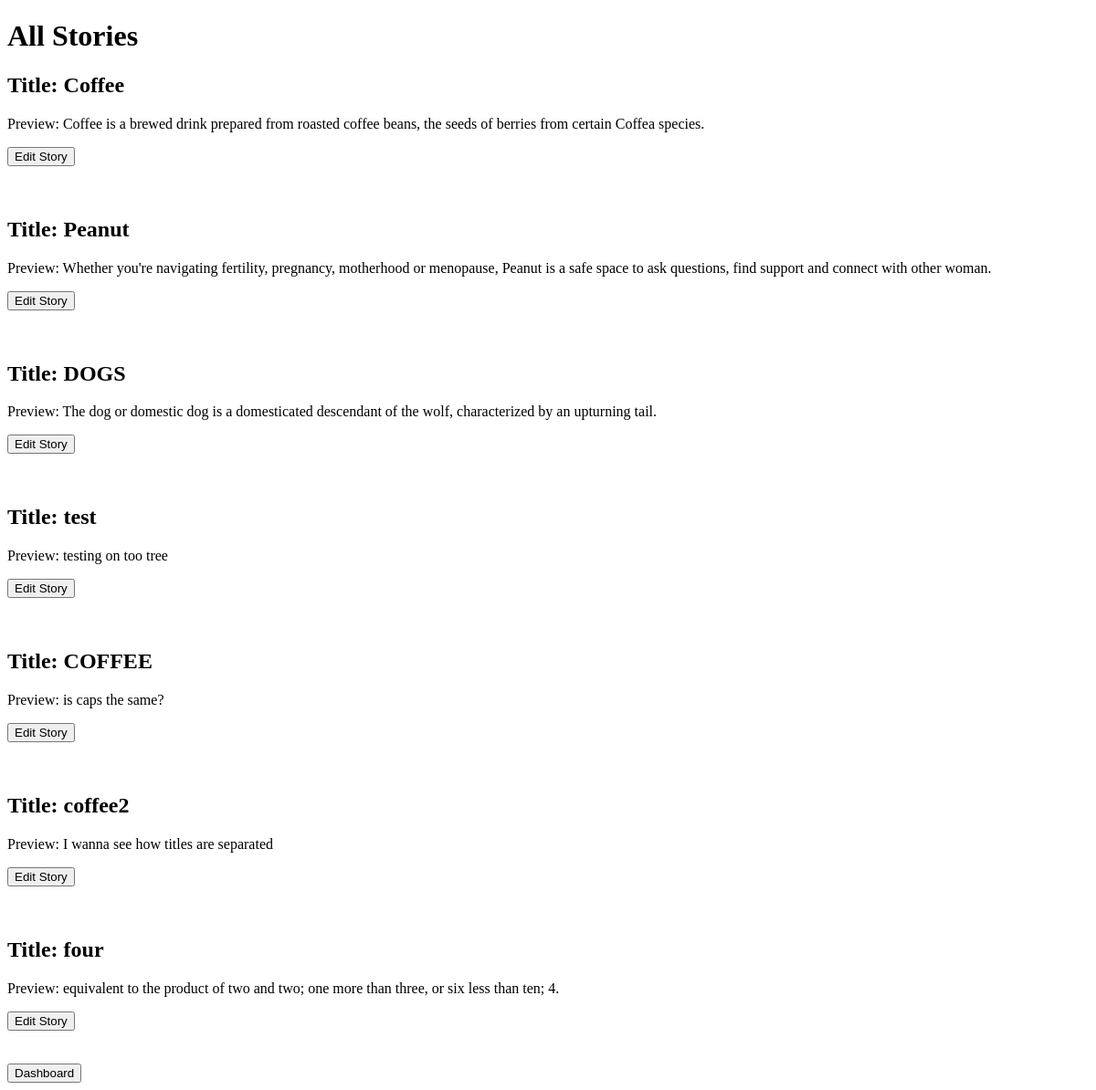
Before: /see_stories with the older database file.
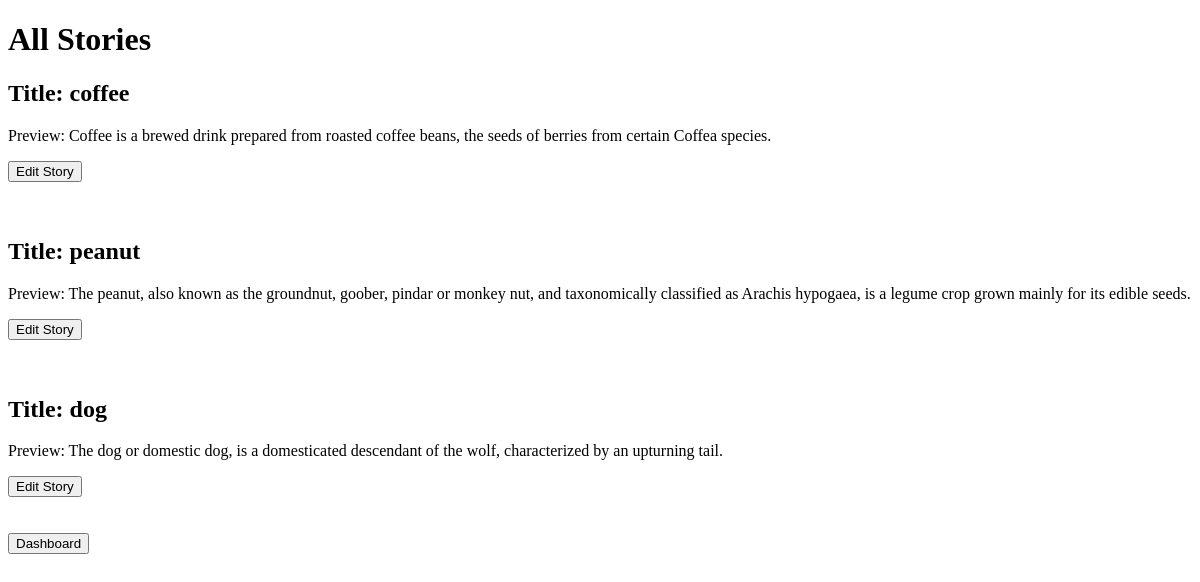
After: the same page with the newer database file.
### tables this page shows
CREATE TABLE stories (name TEXT, latestUpdate TEXT, fullStory TEXT);

### __init__.py (the view)
@app.route("/see_stories")
def see_stories():
    global logged_in_user
    c.execute("SELECT stories FROM users WHERE username != (?)", (logged_in_user,))
    stories_list = c.fetchall()
    stories_string = ""
    for line in stories_list:
        stories_string += line[0] + ","
    clean_stories_list = stories_string.split(",")
    clean_stories_list = [title for title in clean_stories_list if title]
    print(f"stories_string: {stories_string}")
    print(f"clean_stories_list: {clean_stories_list}")
    storiesList = []
    for story in clean_stories_list:
        c.execute("SELECT * FROM stories WHERE name = (?)", (story,))
        row = c.fetchall()
        storiesList.append(row)
    return render_template("see_stories.html", storiesList=storiesList)

### templates/see_stories.html (shortened to what this page needs)
<!DOCTYPE html>
<html>
  <head>
    <h1> All Stories </h1>
  </head>
  <body>
    {% for story_info in storiesList %}
      {% if (story_info != []) %}
        <h2> Title:  {{story_info[0][0]}} </h2>
        <p> Preview: {{story_info[0][1]}} </p>
        <form action="/edit_story" method="POST">
          <input type="submit" value="Edit Story">
        </form>
        <br> </br>
      {% endif %}
    {% endfor %}
    <form action="/dashboard">
      <input type="submit" value="Dashboard">
    </form>
  </body>
</html>

Changed rows visible on the page:
removed stories: name "Peanut", latestUpdate "Whether you're navigating fertility, pregnancy, motherhood or menopause, Peanut is a safe space to ask questions, find support and connect with other woman."
removed stories: name "DOGS", latestUpdate "The dog or domestic dog is a domesticated descendant of the wolf, characterized by an upturning tail."
removed stories: name "test", latestUpdate "testing on too tree"
removed stories: name "COFFEE", latestUpdate "is caps the same?"
removed stories: name "coffee2", latestUpdate "I wanna see how titles are separated"
removed stories: name "four", latestUpdate "equivalent to the product of two and two; one more than three, or six less than ten; 4."
changed stories: name "Coffee" → "coffee"
added stories: name "peanut", latestUpdate "The peanut, also known as the groundnut, goober, pindar or monkey nut, and taxonomically classified as Arachis hypogaea, is a legume crop grown mainly for its edible seeds."
added stories: name "dog", latestUpdate "The dog or domestic dog, is a domesticated descendant of the wolf, characterized by an upturning tail."
